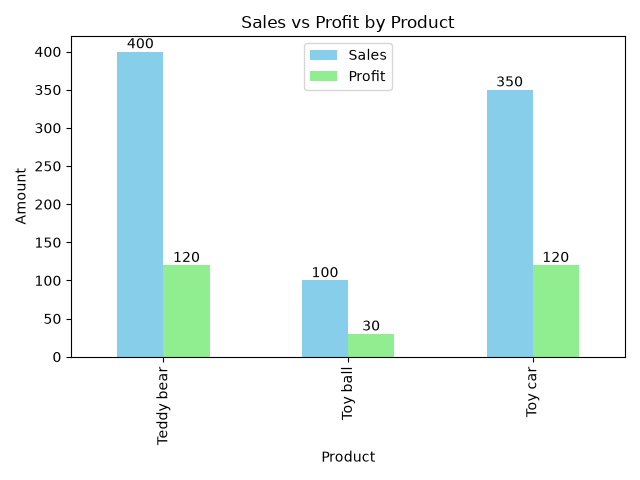

Python code for this plot:

# Lesson 22 - Sales vs Profit Comparison

import pandas as pd
import matplotlib.pyplot as plt

# Read the CSV file
df = pd.read_csv("sales.csv")

print("Our Sales Data:")
print(df)

# Group products and calculate totals
comparison = df.groupby("Product")[["Sales", "Profit"]].sum()

print("Sales and Profit Comparison:")
print(comparison)

# Create a comparison bar chart
ax = comparison.plot(kind="bar", color=["skyblue", "lightgreen"])
# Add numbers above both sets of bars
for container in ax.containers:
    ax.bar_label(container)

# Add chart title
plt.title("Sales vs Profit by Product")

# Add axis labels
plt.xlabel("Product")
plt.ylabel("Amount")

# Show which color represents Sales and Profit
plt.legend()

# Adjust spacing and display the chart
plt.tight_layout()
plt.savefig("comparison_chart.png")
plt.show()
